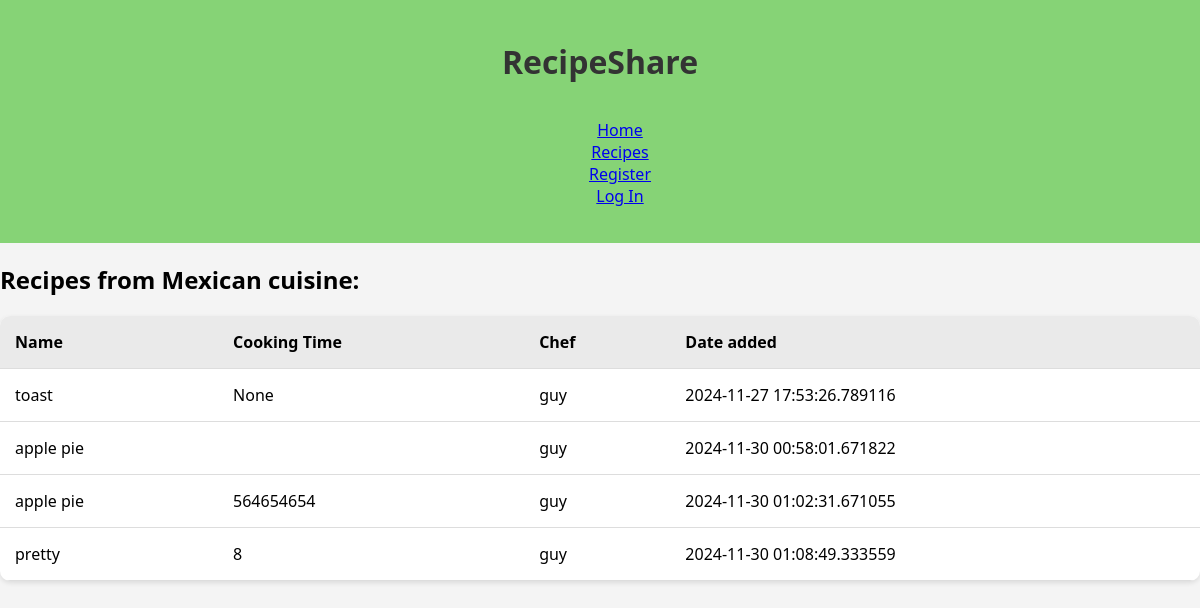
Screenshot of /cuisine/1 with the database file from the repository.
### models.py (models this page shows, shortened)
class Cuisine(db.Model):
    __tablename__ = 'cuisines'
    cuisine_id = db.mapped_column(db.Integer, primary_key=True)
    cuisine_name = db.mapped_column(db.String(50))
    recipes = db.relationship('Recipe', back_populates='cuisine')

class Recipe(db.Model):
    __tablename__ = 'recipes'
    recipe_id = db.mapped_column(db.Integer, primary_key=True)
    recipe_name = db.mapped_column(db.String(500))
    ingredients = db.mapped_column(db.String(1000))
    method = db.mapped_column(db.String(5000))
    total_time = db.mapped_column(db.Integer)
    date_added = db.mapped_column(db.DateTime, default=datetime.now(timezone.utc))
    chef_id = db.mapped_column(db.Integer, db.ForeignKey('users.user_id'), nullable=False)
    cuisine_id = db.mapped_column(db.Integer, db.ForeignKey('cuisines.cuisine_id'), nullable=False)
    chef = db.relationship('User', back_populates='recipes')
    cuisine = db.relationship('Cuisine', back_populates='recipes')
    favorites = db.relationship('Favorite', back_populates='recipe')

class User(UserMixin, db.Model):
    __tablename__ = 'users'
    user_id = db.mapped_column(db.Integer, primary_key=True)
    username = db.mapped_column(db.String(50), unique=True)
    is_chef = db.mapped_column(db.Boolean, default=False)
    recipes = db.relationship('Recipe', back_populates='chef')
    favorites = db.relationship('Favorite', back_populates='user')

### app.py (the view)
@app.route('/cuisine/<int:cuisine_id>')
def cuisine_category(cuisine_id):
    cuisine = Cuisine.query.get_or_404(cuisine_id)
    return render_template('cuisine.html', cuisine=cuisine)

### templates/cuisine.html
{% extends 'base.html' %}
{% block content %}
    <h2>Recipes from {{cuisine.cuisine_name}} cuisine:</h2>
    <table>
        <thead>
            <tr>
                <th scope="col">Name</th>
                <th scope="col">Cooking Time</th>
                <th scope="col">Chef</th>
                <th scope="col">Date added</th>
            </tr>
        </thead>
        <tbody>
            {% for recipe in cuisine.recipes %}
            <tr>
                <td>{{recipe.recipe_name}}</td>
                <td>{{recipe.total_time}}</td>
                <td>{{recipe.chef.username}}</td>
                <td>{{recipe.date_added}}</td>
            </tr>
            {% else %}
            <tr>
                <td colspan="4">No recipes found in the {{cuisine.cuisine_name}} section</td>
            </tr>
            {% endfor %}
        </tbody>
    </table>
{% endblock %}

### static/style.css (style rules this page uses)
* { box-sizing: border-box; }
body { padding: 0; font-family: 'Segoe UI', Tahoma, Geneva, Verdana, sans-serif; background-color: #f4f4f4; margin: 0px; }
table { width: 100%; border-collapse: collapse; margin-top: 20px; background-color: #fff; border-radius: 10px; overflow: hidden; box-shadow: 0 2px 5px rgba(0,0,0,0.1); }
table th, table td { padding: 15px; text-align: left; }
table thead { background-color: #eaeaea; }
table tr { border-bottom: 1px solid #ddd; transition: background-color 0.2s; }

### rows the page displays
Cuisine: cuisine_name "Mexican"
Recipe: recipe_name "toast", total_time "None", chef.username "guy", date_added "2024-11-27 17:53:26.789116"
Recipe: recipe_name "apple pie", chef.username "guy", date_added "2024-11-30 00:58:01.671822"
Recipe: recipe_name "apple pie", total_time "564654654", chef.username "guy", date_added "2024-11-30 01:02:31.671055"
Recipe: recipe_name "pretty", total_time "8", chef.username "guy", date_added "2024-11-30 01:08:49.333559"
